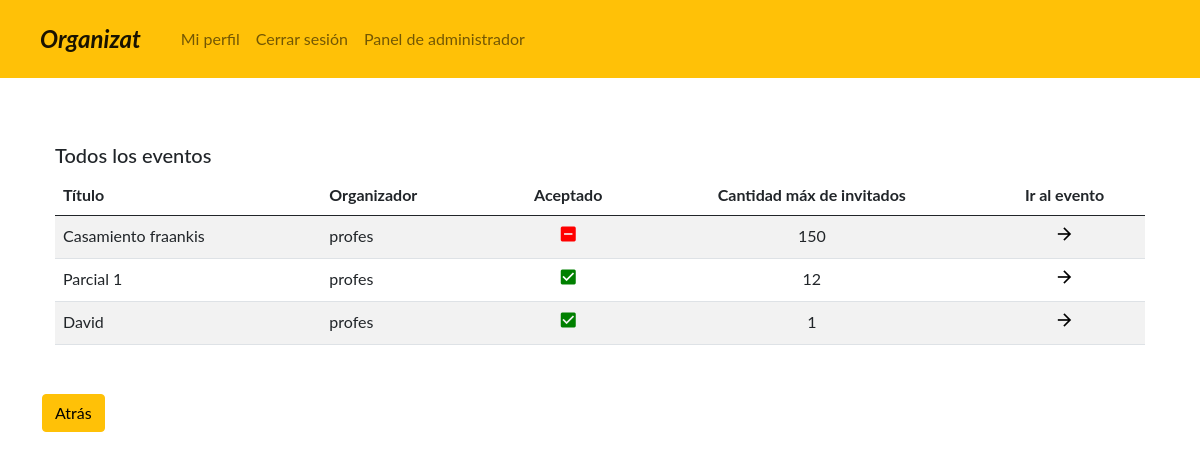
The app's page /profile/events/ (signed in), older data.
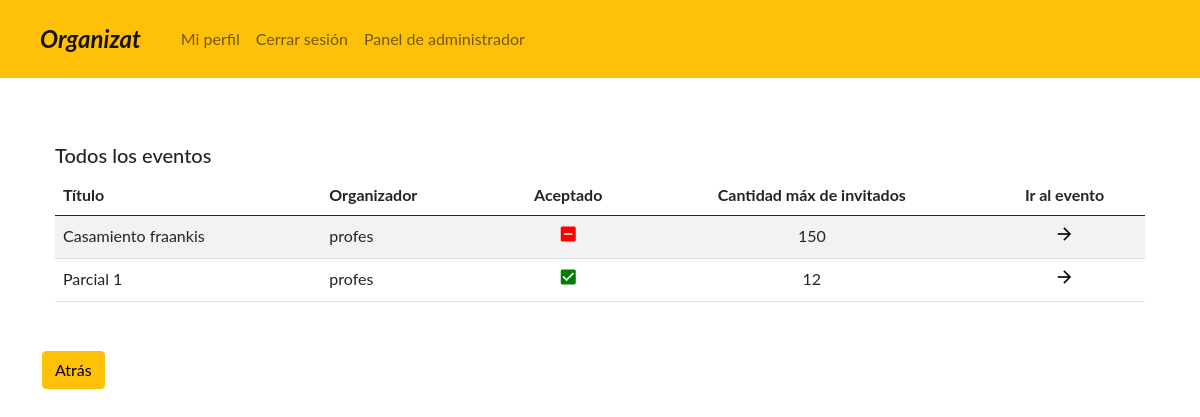
The same page, newer data.
### administrador/models.py (models this page shows, shortened)
class Invitation(models.Model):
    user = models.ForeignKey(User, on_delete=models.CASCADE, verbose_name="Integrate")
    event = models.ForeignKey(Event, on_delete=models.CASCADE, verbose_name="Evento")
    accepted_event = models.BooleanField(default=False, verbose_name="Aceptado")
    class Meta:
        verbose_name = 'Invitacion'
        verbose_name_plural = 'Invitaciones'

class Event(models.Model):
    name = models.CharField(max_length=40, blank=True, null=False, verbose_name='Nombre')
    owner = models.ForeignKey(User, on_delete=models.CASCADE, verbose_name="Organizador")
    description = models.TextField(max_length=255, blank=True, null=False, verbose_name='Descripcion')
    date_event_start = models.DateTimeField(default=datetime.today(), verbose_name='Fecha de alta del evento')
    date_event_end = models.DateTimeField(default=datetime.today(), verbose_name='Fecha de baja del evento')
    location = models.CharField(max_length=255, blank=True, null=False, verbose_name='Ubicación')
    event_link = models.URLField(max_length=200, verbose_name='Link')
    state = models.CharField(max_length=10, choices=STATES_EVENTO_USUARIO, verbose_name='Estado', null=True)
    max_guests = models.IntegerField(verbose_name='Capacidad máxima de invitados')
    visibility = models.CharField(max_length=14, choices=VISIBILITIES, verbose_name='Visibilidad')
    class Meta:
        verbose_name = 'Evento'
        verbose_name_plural = 'Eventos'

### administrador/views.py (the view)
def event_listing(request):
    event_list = Invitation.objects.filter(user_id=request.user.id)
    paginator = Paginator(event_list, 1)
    page_number = request.GET.get('page')
    page_obj = paginator.get_page(page_number)
    return render(request, 'invitations-by-profile.html', {'page_obj': page_obj,
                                                            'invitations': paginator.object_list})

### templates/invitations-by-profile.html
{% extends 'base.html' %}
{% block content %}
<div class="container py-3 my-3">
    <div class="container border border-white py-3 my-3">
            <p class="h5">Todos los eventos</p>
            <div class="table-responsive table-wrapper-scroll-y my-custom-scrollbar">
                <table class="table table-striped table-hover">
                    {% if invitations %}
                    <thead>
                    <tr>
                        <th>Título</th>
                        <th>Organizador</th>
                        <th class="text-center">Aceptado</th>
                        <th class="text-center">Cantidad máx de invitados</th>
                        <th class="text-center">Ir al evento</th>
                    </tr>
                    </thead>
                    <tbody>
                    {% for invitation in invitations %}
                        <tr>
                            <td>{{invitation.event.name}}</td>
                            <td>{{invitation.user.username}}</td>
                            {% if invitation.accepted_event %}
                                <td class="text-center">
                                    <a class="text-decoration-none text-black" href="{% url 'event_down' request.user.id invitation.event.event_link %}">
                                        <i class="material-icons" style="font-size:20px;color:green">check_box</i>
                                    </a>
                                </td>
                            {% else %}
                                <td class="text-center">
                                    <a class="text-decoration-none text-black" href="{% url 'event_up' request.user.id invitation.event.event_link %}">
                                        <i class="material-icons" style="font-size:20px;color:red">indeterminate_check_box</i>
                                    </a>
                                </td>
                            {% endif %}
                            <td class="text-center">{{invitation.event.max_guests}}</td>
                            <td class="text-center">
                                <a class="text-decoration-none text-black" href="{% url 'event' invitation.event.event_link %}">
                                    <i class="material-icons" style="font-size:20px">arrow_forward</i>
                                </a>
                            </td>
                        </tr>
                    {% endfor %}
                    </tbody>
                    {% else %}
                    <thead>
                        <tr>
                            <th>No existen invitaciones a eventos registrados</th>
                        </tr>
                    </thead>
                    {% endif %}
                </table>
            </div>
        </div>
    <a href="{% url 'profile' request.user.id %}">
           <button type="button" class="btn btn-warning">Atrás</button>
       </a>
</div>
{% endblock %}

Row changes from the older to the newer data that the page shows:
removed Invitation: event.name "David", user.username "profes", accepted_event True (drawn), event.max_guests "1"
